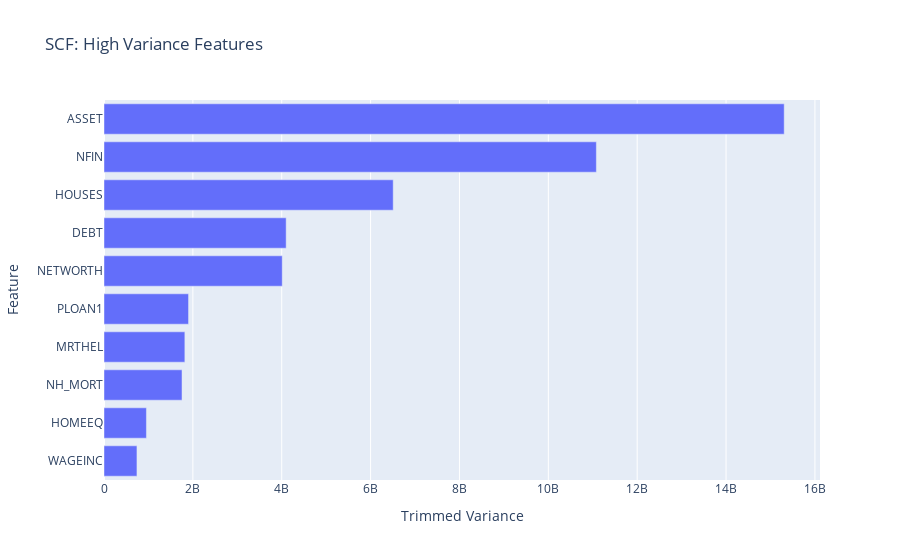

Notebook cell for this chart:
### Code cell
# Create horizontal bar chart of `top_ten_trim_var`
fig = px.bar(
    x = top_ten_trim_var,
    y = top_ten_trim_var.index,
    title = 'SCF: High Variance Features'
)
fig.update_layout(xaxis_title = 'Trimmed Variance', yaxis_title = 'Feature')
fig.show()

### Figure 1 — Plotly figure (JSON) as saved in the notebook; plotly's stock layout.template omitted (floating-point values rounded to 4 significant figures)
{"data": [{"alignmentgroup": "True", "hovertemplate": "x=%{x}<br>y=%{y}<extra></extra>", "legendgroup": "", "marker": {"color": "#636efa", "pattern": {"shape": ""}}, "name": "", "offsetgroup": "", "orientation": "h", "showlegend": false, "textposition": "auto", "type": "bar", "x": [741600000.0, 954900000.0, 1756000000.0, 1820000000.0, 1903000000.0, 4012000000.0, 4100000000.0, 6509000000.0, 11080000000.0, 15310000000.0], "xaxis": "x", "y": ["WAGEINC", "HOMEEQ", "NH_MORT", "MRTHEL", "PLOAN1", "NETWORTH", "DEBT", "HOUSES", "NFIN", "ASSET"], "yaxis": "y"}], "layout": {"barmode": "relative", "legend": {"tracegroupgap": 0}, "title": {"text": "SCF: High Variance Features"}, "xaxis": {"anchor": "y", "domain": [0, 1], "title": {"text": "Trimmed Variance"}}, "yaxis": {"anchor": "x", "domain": [0, 1], "title": {"text": "Feature"}}}}
